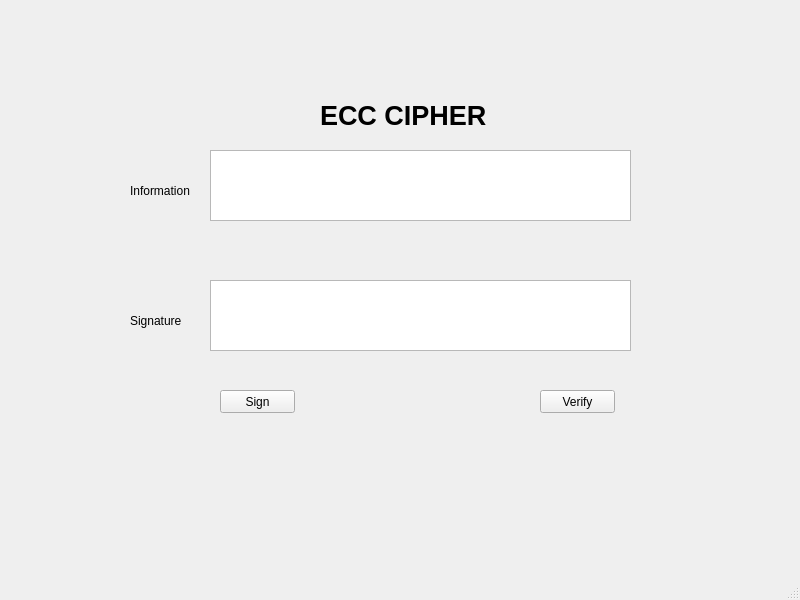
<?xml version="1.0" encoding="UTF-8"?>
<ui version="4.0">
 <class>MainWindow</class>
 <widget class="QMainWindow" name="MainWindow">
  <property name="geometry">
   <rect>
    <x>0</x>
    <y>0</y>
    <width>800</width>
    <height>600</height>
   </rect>
  </property>
  <property name="windowTitle">
   <string>ECC CIPHER</string>
  </property>
  <widget class="QWidget" name="centralwidget">
   <widget class="QLabel" name="label">
    <property name="geometry">
     <rect>
      <x>320</x>
      <y>100</y>
      <width>191</width>
      <height>31</height>
     </rect>
    </property>
    <property name="font">
     <font>
      <pointsize>20</pointsize>
      <weight>75</weight>
      <bold>true</bold>
     </font>
    </property>
    <property name="text">
     <string>ECC CIPHER</string>
    </property>
   </widget>
   <widget class="QLabel" name="label_2">
    <property name="geometry">
     <rect>
      <x>130</x>
      <y>180</y>
      <width>71</width>
      <height>21</height>
     </rect>
    </property>
    <property name="text">
     <string>Information</string>
    </property>
   </widget>
   <widget class="QLabel" name="label_3">
    <property name="geometry">
     <rect>
      <x>130</x>
      <y>310</y>
      <width>51</width>
      <height>21</height>
     </rect>
    </property>
    <property name="text">
     <string>Signature</string>
    </property>
   </widget>
   <widget class="QPlainTextEdit" name="txt_info">
    <property name="geometry">
     <rect>
      <x>210</x>
      <y>150</y>
      <width>421</width>
      <height>71</height>
     </rect>
    </property>
   </widget>
   <widget class="QPlainTextEdit" name="txt_sign">
    <property name="geometry">
     <rect>
      <x>210</x>
      <y>280</y>
      <width>421</width>
      <height>71</height>
     </rect>
    </property>
   </widget>
   <widget class="QPushButton" name="btn_sign">
    <property name="geometry">
     <rect>
      <x>220</x>
      <y>390</y>
      <width>75</width>
      <height>23</height>
     </rect>
    </property>
    <property name="text">
     <string>Sign</string>
    </property>
   </widget>
   <widget class="QPushButton" name="btn_verify">
    <property name="geometry">
     <rect>
      <x>540</x>
      <y>390</y>
      <width>75</width>
      <height>23</height>
     </rect>
    </property>
    <property name="text">
     <string>Verify</string>
    </property>
   </widget>
  </widget>
  <widget class="QMenuBar" name="menubar">
   <property name="geometry">
    <rect>
     <x>0</x>
     <y>0</y>
     <width>800</width>
     <height>21</height>
    </rect>
   </property>
  </widget>
  <widget class="QStatusBar" name="statusbar"/>
 </widget>
 <resources/>
 <connections/>
</ui>
